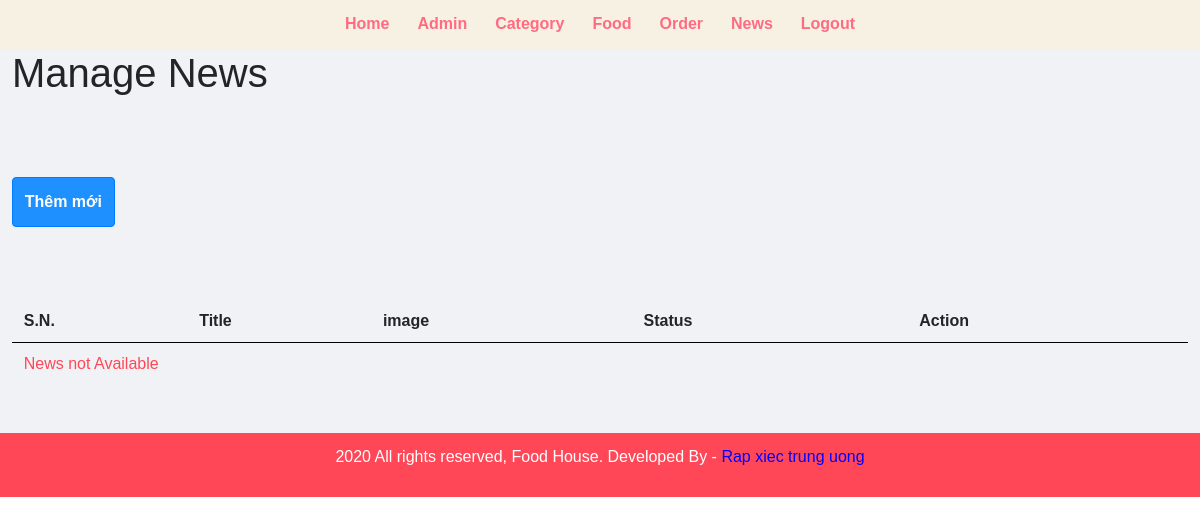
Before: /view/admin/manage-news.php (signed in) with the older database file.
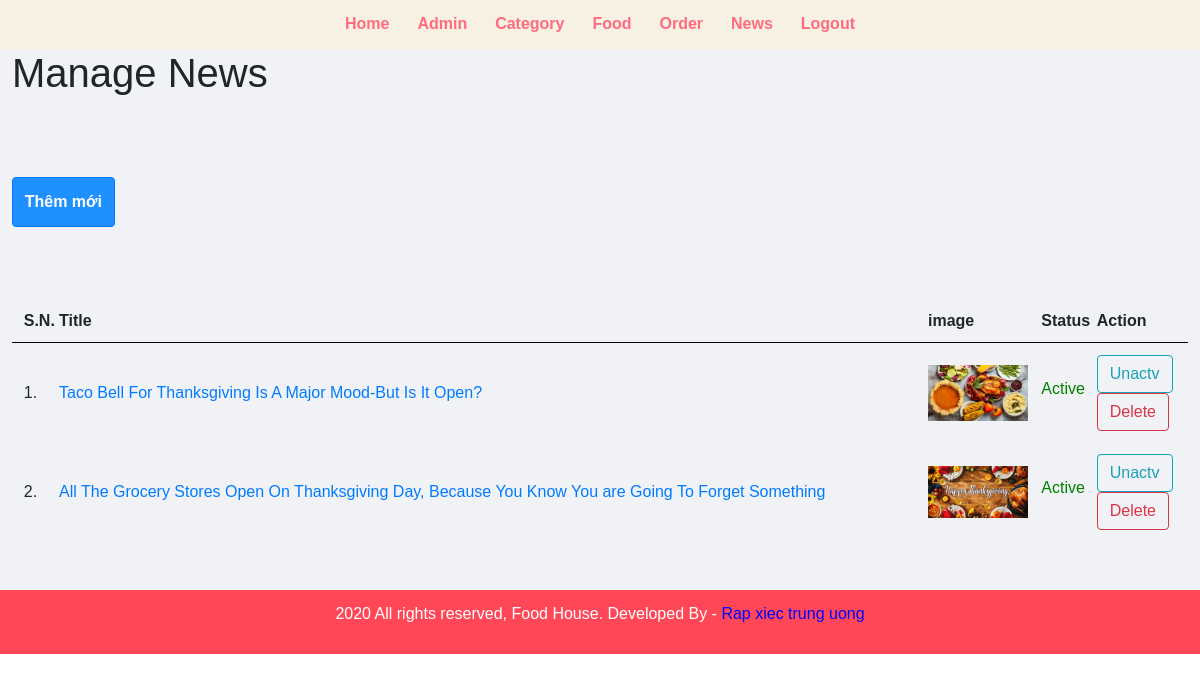
After: the same page with the newer database file.
### tables this page shows
CREATE TABLE `tbl_news` (
  `id` int(10) UNSIGNED NOT NULL,
  `description` longtext NOT NULL,
  `title` text NOT NULL,
  `image_name` text NOT NULL,
  `status` varchar(10) DEFAULT NULL
);

### view/admin/manage-news.php (the view, shortened to what this page needs)
<?php include('partials/menu.php'); ?>
<div class="main-content">
    <div class="wrapper">
        <h1>Manage News</h1>
                <br /><br /><br />
                <button class="btn btn-primary btnAddNew">Thêm mới</button>
                <br><br>
                <table class="tbl-full">
                    <tr>
                        <th>S.N.</th>
                        <th>Title</th>
                        <th>image</th>
                        <th>Status</th>
                        <th>Action</th>
                    </tr>
                    <?php
                        $sql = "SELECT * FROM tbl_news";
                        $res = mysqli_query($conn, $sql);
                        $count = mysqli_num_rows($res);
                        $sn = 1;
                        if($count>0)
                        {
                            while($row=mysqli_fetch_assoc($res))
                            {
                                $title = $row['title'];
                                $image_name = $row['image_name'];
                                $status = $row['status'];
                                if(true){
                                ?>
                                    <tr>
                                        <td><?php echo $sn++; ?>. </td>
                                        <td>
                    <a href="javascript:void(0)"class="card-title" onclick="subForm(this)"> <?php echo $title;?> </a></td>
                                        <td><img src="<?php echo Ppath; ?>images/news/<?php echo $image_name; ?>" width="100px" alt="Chicke Hawain Pizza" class="img-responsive img-curve"></td>
                                        <td>
                                            <?php
                                                if($status=="Unactive")
                                                {
                                                    echo "<label class='status_order'>$status</label>";
                                                }
                                                elseif($status=="Active")
                                                {
                                                    echo "<label class='status_order' style='color: green;'>$status</label>";
                                                }
                                            ?>
                                        </td>
                                        <td>
                                            <?php
                                            if($status=="Active"){
                                            ?>
                                            <form action="" class="BanForm" method="POST">
                                                <button name="ban" class="btn btn-outline-info " type="submit">Unactv</button>
                                            </form>
                                            <?php
                                            }
                                            ?>
                                            <form action="" class="RemoveForm" method="POST">
                                                <button name="del" class="btn btn-outline-danger" type="submit">Delete</button>
                                            </form>
                                        </td>
                                    </tr>
                                <?php
                                }
                                ?>
                                    </div></div></div></div>
                                <?php
                            }
                        }
                        else
                        {
                            echo "<tr><td colspan='12' class='error'>News not Available</td></tr>";
                        }
                    ?>
                </table>
    </div>
</div>
<?php include('partials/footer.php'); ?>

Changed rows visible on the page:
added tbl_news: title "Taco Bell For Thanksgiving Is A Major Mood-But Is It Open?", image_name (picture), status "Active"
added tbl_news: title "All The Grocery Stores Open On Thanksgiving Day, Because You Know You are Going To Forget Something", image_name (picture), status "Active"
Other visible differences:
text no longer shown: "News not Available"
